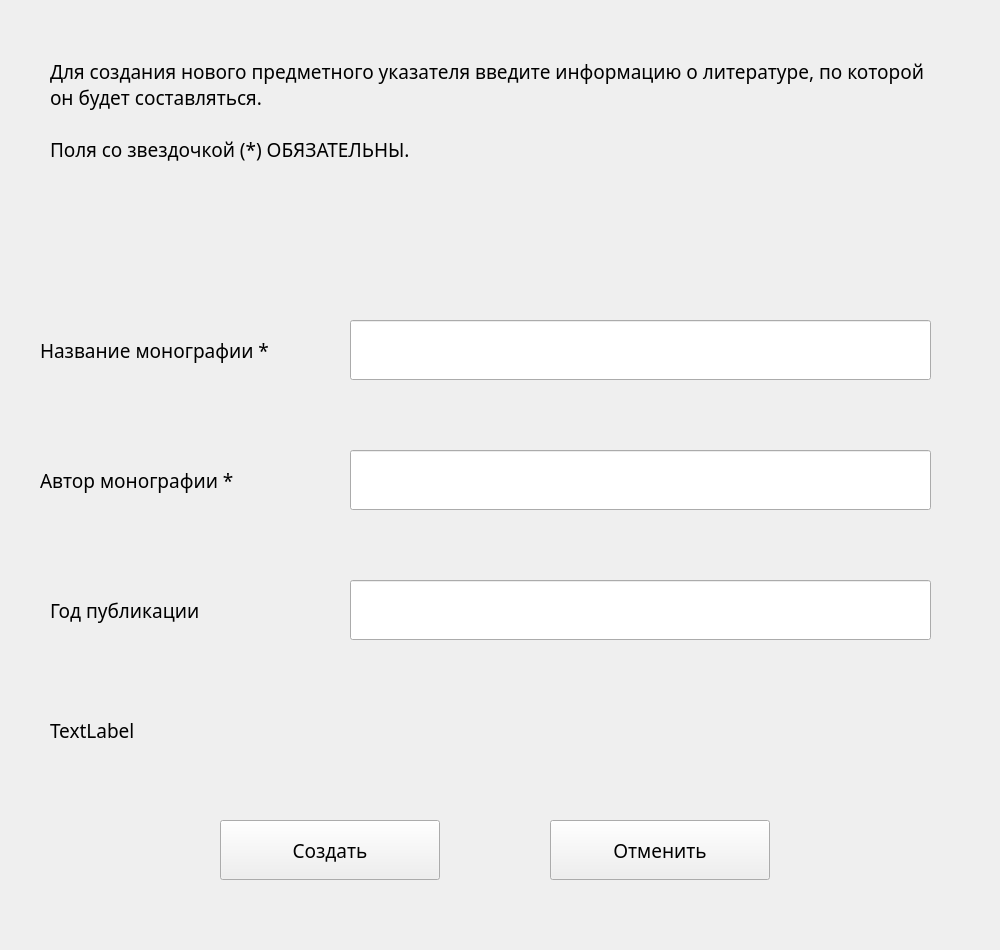
<?xml version="1.0" encoding="UTF-8"?>
<ui version="4.0">
 <class>Create</class>
 <widget class="QWidget" name="Create">
  <property name="geometry">
   <rect>
    <x>0</x>
    <y>0</y>
    <width>1000</width>
    <height>950</height>
   </rect>
  </property>
  <property name="font">
   <font>
    <family>Bahnschrift Light</family>
    <pointsize>14</pointsize>
   </font>
  </property>
  <property name="windowTitle">
   <string>Form</string>
  </property>
  <widget class="QLabel" name="LName">
   <property name="geometry">
    <rect>
     <x>40</x>
     <y>320</y>
     <width>271</width>
     <height>60</height>
    </rect>
   </property>
   <property name="font">
    <font>
     <family>Bahnschrift Light</family>
     <pointsize>14</pointsize>
    </font>
   </property>
   <property name="text">
    <string>Название монографии *</string>
   </property>
   <property name="wordWrap">
    <bool>true</bool>
   </property>
  </widget>
  <widget class="QLineEdit" name="name">
   <property name="geometry">
    <rect>
     <x>350</x>
     <y>320</y>
     <width>581</width>
     <height>60</height>
    </rect>
   </property>
  </widget>
  <widget class="QLabel" name="label_2">
   <property name="geometry">
    <rect>
     <x>40</x>
     <y>450</y>
     <width>271</width>
     <height>60</height>
    </rect>
   </property>
   <property name="font">
    <font>
     <family>Bahnschrift Light</family>
     <pointsize>14</pointsize>
    </font>
   </property>
   <property name="text">
    <string>Автор монографии *</string>
   </property>
   <property name="wordWrap">
    <bool>true</bool>
   </property>
  </widget>
  <widget class="QLineEdit" name="author">
   <property name="geometry">
    <rect>
     <x>350</x>
     <y>450</y>
     <width>581</width>
     <height>60</height>
    </rect>
   </property>
  </widget>
  <widget class="QLabel" name="label_3">
   <property name="geometry">
    <rect>
     <x>50</x>
     <y>580</y>
     <width>261</width>
     <height>60</height>
    </rect>
   </property>
   <property name="font">
    <font>
     <family>Bahnschrift Light</family>
     <pointsize>14</pointsize>
    </font>
   </property>
   <property name="text">
    <string>Год публикации</string>
   </property>
   <property name="wordWrap">
    <bool>true</bool>
   </property>
  </widget>
  <widget class="QLineEdit" name="year">
   <property name="geometry">
    <rect>
     <x>350</x>
     <y>580</y>
     <width>581</width>
     <height>60</height>
    </rect>
   </property>
  </widget>
  <widget class="QLabel" name="label">
   <property name="geometry">
    <rect>
     <x>50</x>
     <y>40</y>
     <width>891</width>
     <height>141</height>
    </rect>
   </property>
   <property name="font">
    <font>
     <family>Bahnschrift Light</family>
     <pointsize>14</pointsize>
    </font>
   </property>
   <property name="text">
    <string>Для создания нового предметного указателя введите информацию о литературе, по которой он будет составляться. 

Поля со звездочкой (*) ОБЯЗАТЕЛЬНЫ. </string>
   </property>
   <property name="wordWrap">
    <bool>true</bool>
   </property>
  </widget>
  <widget class="QPushButton" name="createButton">
   <property name="geometry">
    <rect>
     <x>220</x>
     <y>820</y>
     <width>220</width>
     <height>60</height>
    </rect>
   </property>
   <property name="text">
    <string>Создать</string>
   </property>
  </widget>
  <widget class="QLabel" name="message">
   <property name="geometry">
    <rect>
     <x>50</x>
     <y>700</y>
     <width>891</width>
     <height>61</height>
    </rect>
   </property>
   <property name="text">
    <string>TextLabel</string>
   </property>
  </widget>
  <widget class="QPushButton" name="cancel">
   <property name="geometry">
    <rect>
     <x>550</x>
     <y>820</y>
     <width>220</width>
     <height>60</height>
    </rect>
   </property>
   <property name="text">
    <string>Отменить</string>
   </property>
  </widget>
 </widget>
 <resources/>
 <connections/>
</ui>
